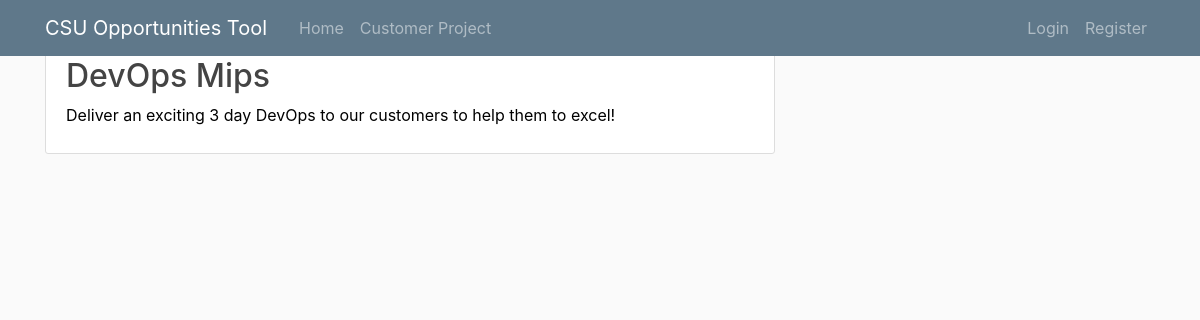
/opportunity/1/, run on an earlier commit of the app's database.
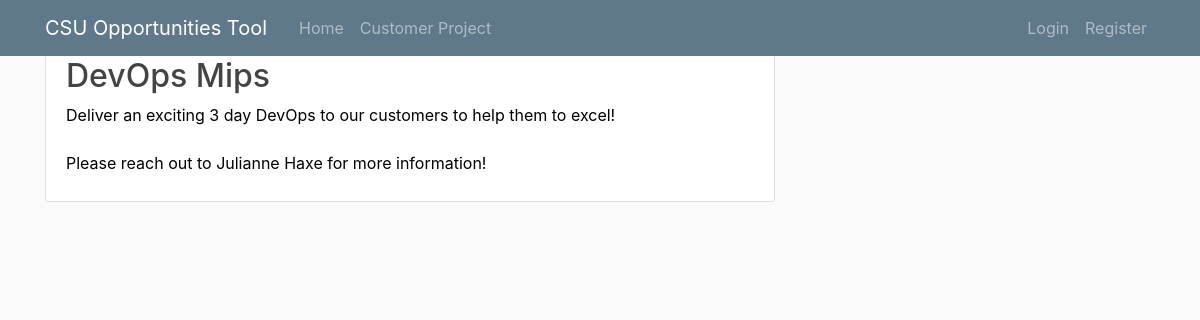
And on a later commit of the database.
### tracker/models.py (models this page shows, shortened)
class Opportunity(models.Model):
    title = models.CharField(max_length=100)
    content = models.TextField()
    date_posted = models.DateTimeField(default=timezone.now)
    author = models.ForeignKey(User, on_delete = models.CASCADE)

### tracker/views.py (the view)
# urls.py: path('opportunity/<int:pk>/', OpportunityDetailView.as_view(), name='opportunity-detail'),
class OpportunityDetailView(DetailView):
    model = Opportunity

### tracker/templates/tracker/opportunity_detail.html (shortened to what this page needs)
{% extends "tracker/base.html" %}
{% block content %}
    <article class="media content-section">
        <div class="media-body">
        <div class="article-metadata">
            <a class="mr-2" href="#">{{ object.author }}</a>
            <small class="text-muted">{{ object.date_posted|date:"F d, y" }}</small>
        </div>
        <h2 class="article-title">{{ object.title }}</h2>
        <p class="article-content">{{ object.content }}</p>
        </div>
    </article>
{% endblock content %}

What changed in the data, as far as the page shows it:
changed Opportunity "DevOps Mips": content "Deliver an exciting 3 day DevOps to our customers to help them to excel!" → "Deliver an exciting 3 day DevOps to our customers to help them to excel! Please reach out to Julianne Haxe for more information!"
